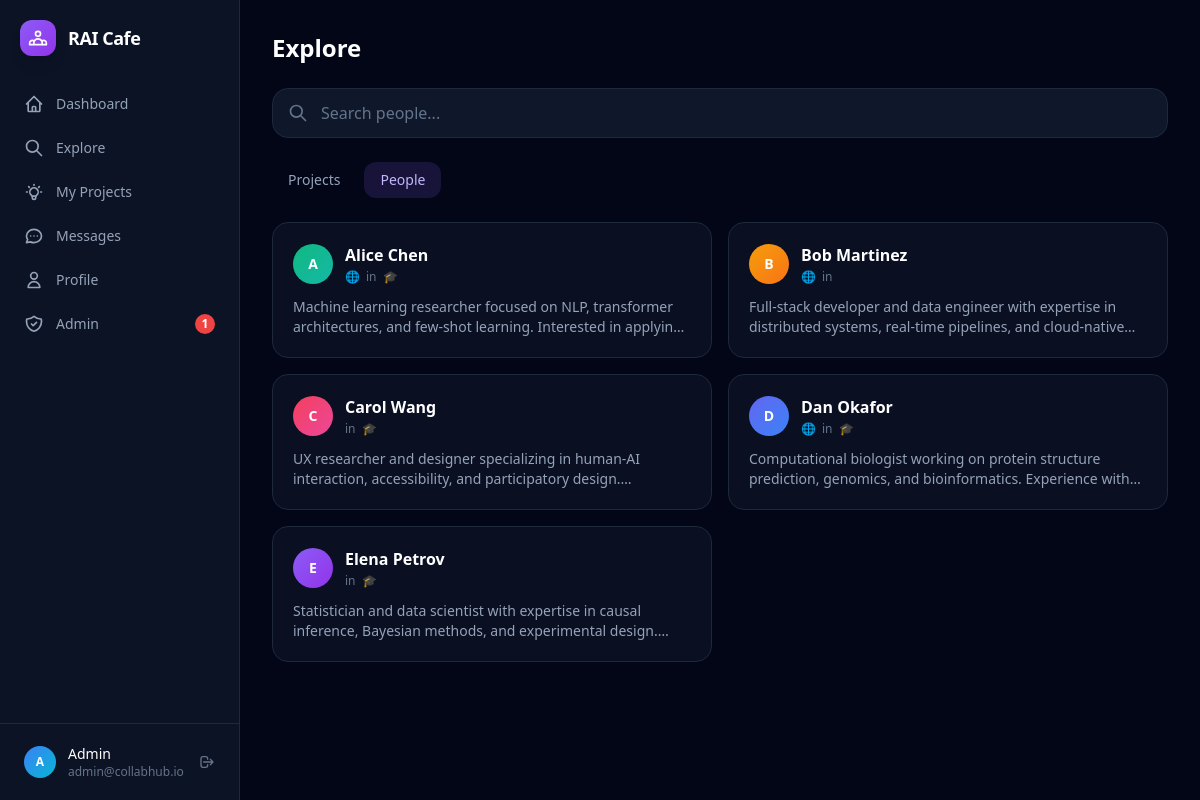
The app's page /explore/people (signed in) with its own data.
### models.py (models this page shows, shortened)
class User(UserMixin, db.Model):
    id = db.Column(db.Integer, primary_key=True)
    email = db.Column(db.String(120), unique=True, nullable=False)
    password_hash = db.Column(db.String(256), nullable=False)
    name = db.Column(db.String(100), nullable=False)
    bio = db.Column(db.Text, default="")
    website = db.Column(db.String(300), default="")
    linkedin = db.Column(db.String(300), default="")
    scholar = db.Column(db.String(300), default="")
    expertise_keywords = db.Column(db.String(500), default="")
    research_interests = db.Column(db.String(500), default="")
    role = db.Column(db.String(20), default="user")
    status = db.Column(db.String(20), default="pending")
    created_at = db.Column(db.DateTime, default=lambda: datetime.now(timezone.utc))
    projects = db.relationship("Project", backref="owner", lazy=True)
    bids = db.relationship("Bid", backref="bidder", lazy=True)
    @property
    def initials(self):
        return self.name[0].upper() if self.name else "?"
    @property
    def avatar_color(self):
        colors = [
            "from-violet-500 to-purple-600",
            "from-blue-500 to-cyan-500",
            "from-emerald-500 to-teal-500",
            "from-amber-500 to-orange-500",
            "from-rose-500 to-pink-500",
            "from-indigo-500 to-blue-500",
        ]
        return colors[sum(ord(c) for c in str(self.id)) % len(colors)]

### app.py (the view)
@app.route("/explore/people")
@login_required
def explore_people():
    q = request.args.get("q", "").strip()
    query = User.query.filter_by(status="approved").filter(User.role != "admin")
    if q:
        query = query.filter(User.name.ilike(f"%{q}%") | User.bio.ilike(f"%{q}%"))
    return render_template("explore_people.html", users=query.all(), q=q)

### app.py (called while the page is built)
@login_manager.user_loader
def load_user(user_id):
    return db.session.get(User, int(user_id))

@app.context_processor
def inject_globals():
    unread = 0
    pending_count = 0
    if current_user.is_authenticated:
        unread = Message.query.filter_by(to_id=current_user.id, read=False).count()
        if current_user.role == "admin":
            pending_count = User.query.filter_by(status="pending").count()
    return dict(unread_count=unread, pending_user_count=pending_count)

### templates/explore_people.html (shortened to what this page needs)
{% extends "base.html" %}
{% block content %}
<div class="max-w-5xl mx-auto p-8">
  <h1 class="text-2xl font-bold mb-6">Explore</h1>
  <form class="relative mb-6"><svg class="absolute left-4 top-1/2 -translate-y-1/2 w-5 h-5 text-slate-500" fill="none" stroke="currentColor" stroke-width="2" viewBox="0 0 24 24"><path stroke-linecap="round" stroke-linejoin="round" d="M21 21l-6-6m2-5a7 7 0 11-14 0 7 7 0 0114 0z"/></svg>
    <input name="q" value="{{ q }}" placeholder="Search people..." class="w-full bg-slate-900 border border-slate-800 rounded-2xl pl-12 pr-4 py-3 text-white placeholder-slate-500 focus:outline-none focus:ring-2 focus:ring-violet-500/50 transition"></form>
  <div class="flex gap-2 mb-6">
    <a href="{{ url_for('explore_projects') }}" class="px-4 py-2 rounded-xl text-sm font-medium text-slate-400 hover:bg-slate-800">Projects</a>
    <a href="{{ url_for('explore_people') }}" class="px-4 py-2 rounded-xl text-sm font-medium bg-violet-500/15 text-violet-300">People</a>
  </div>
  <div class="grid grid-cols-2 gap-4">
    {% for u in users %}
    <a href="{{ url_for('view_user', user_id=u.id) }}" class="bg-slate-900/60 hover:bg-slate-800/80 border border-slate-800 rounded-2xl p-5 transition">
      <div class="flex items-center gap-3 mb-3">
        <div class="w-10 h-10 rounded-full bg-gradient-to-br {{ u.avatar_color }} flex items-center justify-center text-white text-sm font-bold">{{ u.initials }}</div>
        <div><p class="text-white font-semibold">{{ u.name }}</p>
          <div class="flex gap-1.5 mt-0.5 text-slate-500">
            {% if u.website %}<span class="text-xs">🌐</span>{% endif %}
            {% if u.linkedin %}<span class="text-xs">in</span>{% endif %}
            {% if u.scholar %}<span class="text-xs">🎓</span>{% endif %}
          </div></div>
      </div>
      <p class="text-slate-400 text-sm line-clamp-2">{{ u.bio }}</p>
    </a>
    {% else %}<p class="text-slate-500 col-span-2">No people found.</p>{% endfor %}
  </div>
</div>
{% endblock %}

### templates/base.html (shortened to what this page needs)
<!DOCTYPE html>
<html lang="en" class="h-full">
<head>
  <script src="https://cdn.tailwindcss.com"></script>
</head>
<body class="h-full bg-slate-950 text-white">
{% if current_user.is_authenticated %}
<div class="flex h-full min-h-screen">
  <aside class="w-60 bg-slate-900/80 border-r border-slate-800 flex flex-col shrink-0 fixed h-full z-10">
    <a href="{{ url_for('dashboard') }}" class="p-5 flex items-center gap-3">
      <div class="w-9 h-9 rounded-xl bg-gradient-to-br from-violet-500 to-purple-600 flex items-center justify-center shadow-lg">
      </div>
      <span class="text-lg font-bold tracking-tight">RAI Cafe</span>
    </a>
    <nav class="flex-1 px-3 space-y-1 mt-2">
      {% for ep, label, d in nav %}
      <a href="{{ url_for(ep) }}" class="flex items-center gap-3 px-3 py-2.5 rounded-xl text-sm font-medium transition {% if request.endpoint == ep %}bg-violet-500/15 text-violet-300{% else %}text-slate-400 hover:bg-slate-800 hover:text-slate-200{% endif %}">
        <svg class="w-5 h-5 shrink-0" fill="none" stroke="currentColor" stroke-width="2" viewBox="0 0 24 24"><path stroke-linecap="round" stroke-linejoin="round" d="{{ d }}"/></svg>
        {{ label }}
      </a>
      {% endfor %}
      {% if current_user.role == 'admin' %}
      <a href="{{ url_for('admin_panel') }}" class="flex items-center gap-3 px-3 py-2.5 rounded-xl text-sm font-medium transition {% if request.endpoint == 'admin_panel' %}bg-violet-500/15 text-violet-300{% else %}text-slate-400 hover:bg-slate-800 hover:text-slate-200{% endif %}">
        Admin
        {% if pending_user_count > 0 %}<span class="ml-auto bg-red-500 text-white text-xs font-bold w-5 h-5 rounded-full flex items-center justify-center">{{ pending_user_count }}</span>{% endif %}
      </a>
      {% endif %}
    </nav>
    <div class="p-3 border-t border-slate-800">
      <div class="flex items-center gap-3 px-3 py-2">
        <div class="w-8 h-8 rounded-full bg-gradient-to-br {{ current_user.avatar_color }} flex items-center justify-center text-white text-xs font-bold">{{ current_user.initials }}</div>
        <div class="flex-1 min-w-0"><p class="text-sm font-medium truncate">{{ current_user.name }}</p><p class="text-xs text-slate-500 truncate">{{ current_user.email }}</p></div>
        <a href="{{ url_for('logout') }}" class="text-slate-500 hover:text-red-400 transition" title="Sign out">
          <svg class="w-4 h-4" fill="none" stroke="currentColor" stroke-width="2" viewBox="0 0 24 24"><path stroke-linecap="round" stroke-linejoin="round" d="M17 16l4-4m0 0l-4-4m4 4H7m6 4v1a3 3 0 01-3 3H6a3 3 0 01-3-3V7a3 3 0 013-3h4a3 3 0 013 3v1"/></svg>
        </a>
      </div>
    </div>
  </aside>
  <main class="flex-1 ml-60 overflow-y-auto min-h-screen">
    {% block content %}{% endblock %}
  </main>
</div>
{% else %}
{% block public_content %}{% endblock %}
{% endif %}
</body>
</html>

### templates/base.html (style rules this page uses)
.line-clamp-2 { display:-webkit-box; -webkit-line-clamp:2; -webkit-box-orient:vertical; overflow:hidden; }

### records on screen
User: initials "A", name "Admin", email "admin@collabhub.io"
User: initials "A", name "Alice Chen", bio "Machine learning researcher focused on NLP, transformer architectures, and few-shot learning. Interested in…"
User: initials "B", name "Bob Martinez", bio "Full-stack developer and data engineer with expertise in distributed systems, real-time pipelines, and…"
User: initials "C", name "Carol Wang", bio "UX researcher and designer specializing in human-AI interaction, accessibility, and participatory…"
User: initials "D", name "Dan Okafor", bio "Computational biologist working on protein structure prediction, genomics, and bioinformatics. Experience…"
User: initials "E", name "Elena Petrov", bio "Statistician and data scientist with expertise in causal inference, Bayesian methods, and experimental…"

### other values on screen
{{ label }} "Dashboard" "Explore" "My Projects" "Messages" "Profile"
{{ pending_user_count }} "1"
